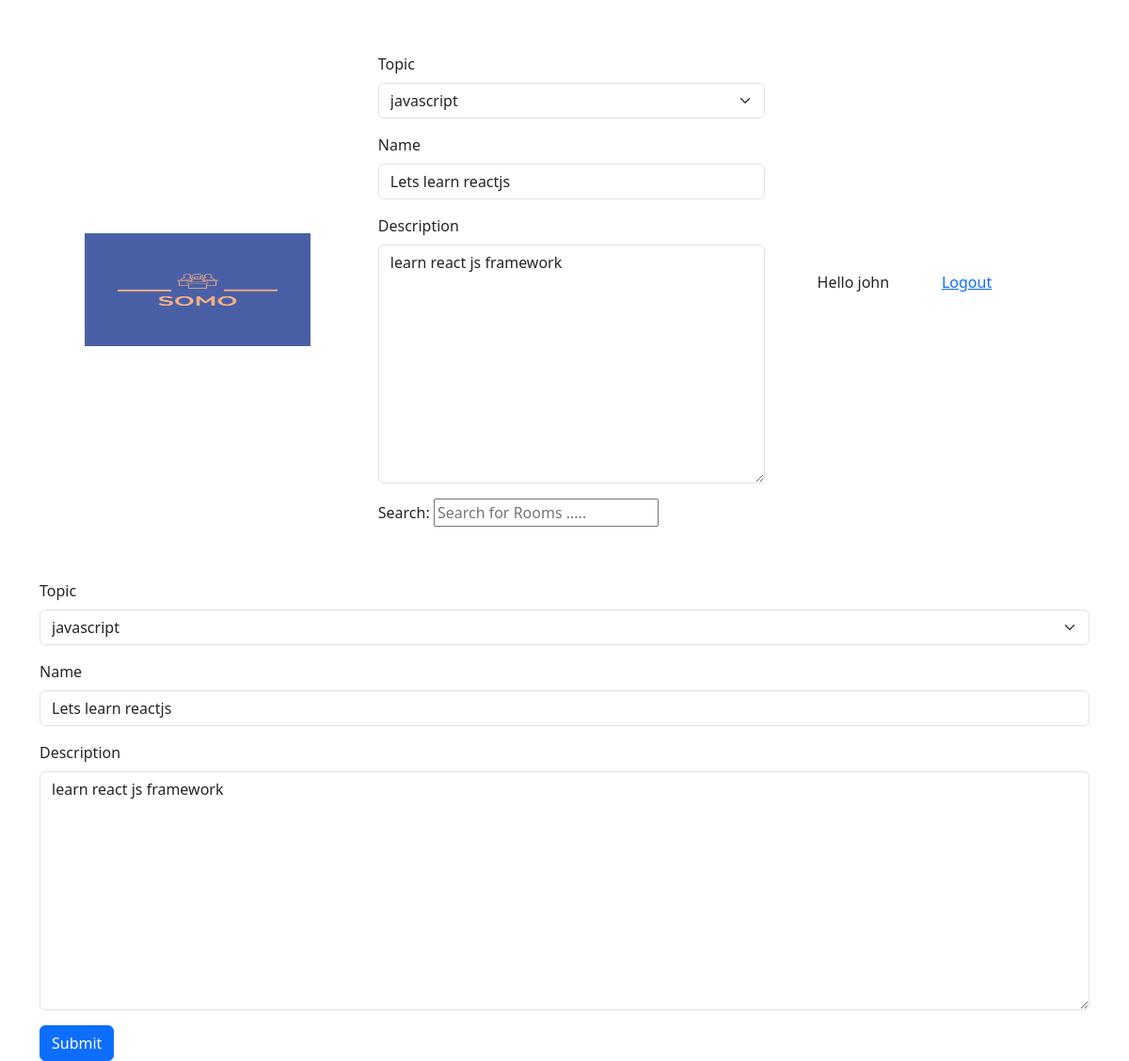
Page /update-room/5/ (signed in) on the committed database.
### base/models.py (models this page shows, shortened)
class Room(models.Model):
    host = models.ForeignKey(User, on_delete=models.SET_NULL, null=True)
    topic = models.ForeignKey(Topic, on_delete=models.SET_NULL, null=True)
    name = models.CharField(max_length=250)
    description = models.TextField(null=True, blank=True)
    participants = models.ManyToManyField(User, related_name='participants', blank=True)
    updated = models.DateTimeField(auto_now=True)
    created = models.DateTimeField(auto_now_add=True)
    class Meta:
        ordering = ['-updated', '-created']

class Topic(models.Model):
    name = models.CharField(max_length=200)
    def __str__(self):
        return self.name

### base/views.py (the view)
# urls.py: path('update-room/<str:pk>/', views.updateRoom, name="update-room"),
@login_required(login_url='/login/')
def updateRoom(request, pk):
    room = Room.objects.get(id=pk)
    form = RoomForm(instance=room)
    if request.user != room.host:
        return HttpResponse("You are not allowed here")
    if request.method == 'POST':
        form = RoomForm(request.POST, instance=room)
        if form.is_valid():
            form.save()
            return redirect('home')
    context = {'form': form}
    return render(request, 'base/room_form.html', context)

### base/forms.py
class RoomForm(ModelForm):
    class Meta:
        model = Room
        fields = '__all__'
        exclude = ['host', 'participants']

### base/templates/base/room_form.html (shortened to what this page needs)
{% extends 'main.html' %}
{% load bootstrap5%}
{% block content %}
<div>
    <form method="POST" action="">
        {% bootstrap_form form %}
        {% buttons %}
            <input type="Submit" value="Submit" class="btn btn-primary"/>
        {% endbuttons %}
    </form>
</div>
{% endblock content %}

### templates/navbar.html (shortened to what this page needs)
{% load bootstrap5 %}
{% bootstrap_css %}
<div class="container- fluid p-4 m-4">
    <div class="navbar">
    <a class="navbar-brand" href="{% url 'home' %}">
      <img src="../static/images/SOMO-logos.jpeg" alt="" width="240" height="120">
    </a>
        <form method="GET" action="{% url 'home'%}">
            <label>
                  {% for field in form %}
                      {% bootstrap_field field %}
                  {% endfor %}
                Search:
                <input type="text" name="q" placeholder="Search for Rooms ....."/>
            </label>
        </form>
    {% if request.user.is_authenticated %}
        <p>Hello {{ request.user }}</p>
        <p>
            <a href="{% url 'logout' %}">Logout</a>
        </p>
        {% else %}
        <a href="{% url 'login'%}">Login</a>
    {% endif %}
</div>
</div>

### rows in the picture
Room: topic "javascript" "Lets learn reactjs" "learn react js framework", topic "javascript", description "learn react js framework"
Topic: name "Lets learn reactjs"

### other values in the picture
{{ request.user }} "john"
